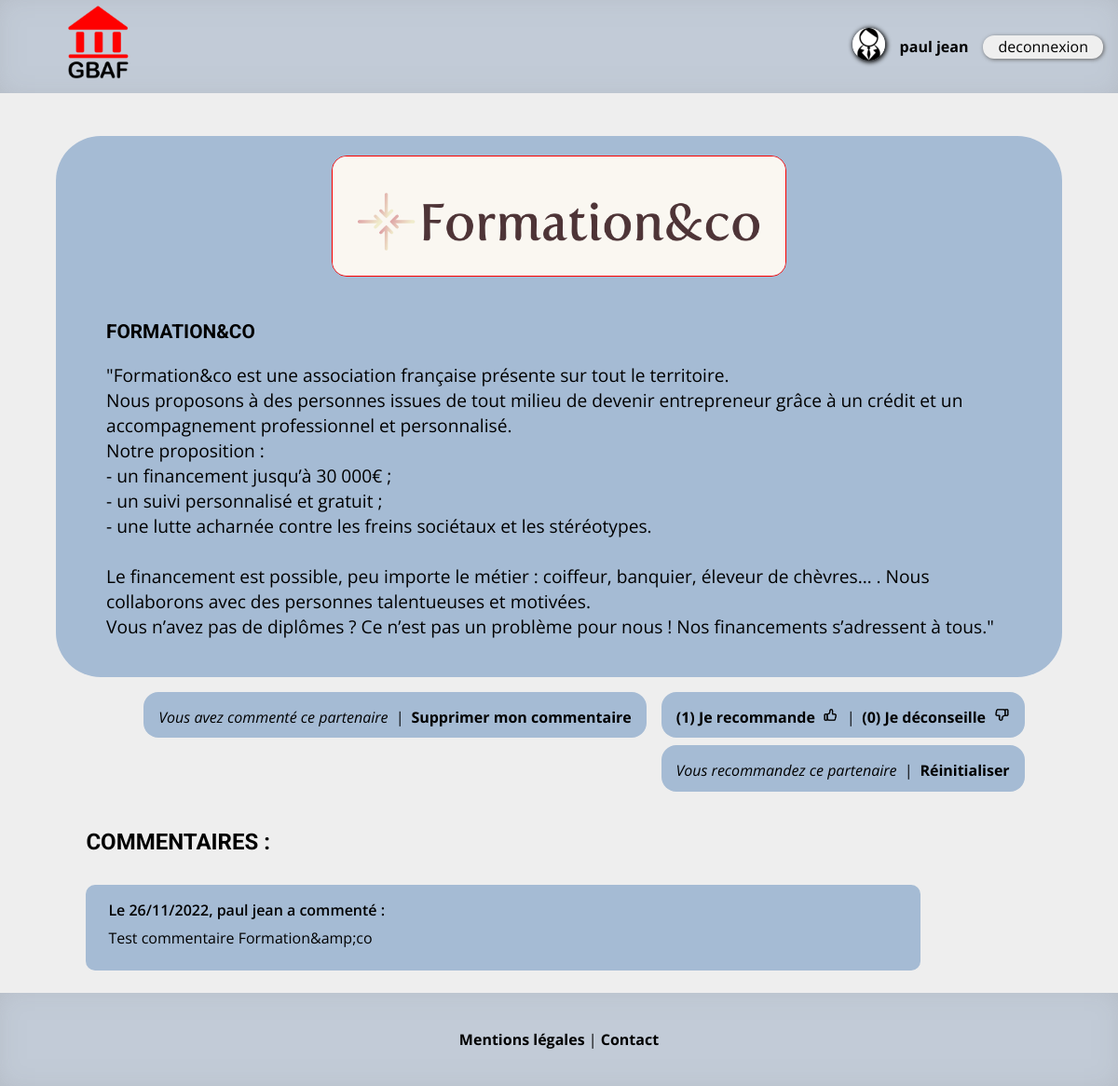
/pages/acteur.php?act=1 (signed in), run on the app's committed database.
### tables this page shows
CREATE TABLE `actor` (
  `id_actor` int(11) NOT NULL,
  `actor` varchar(127) NOT NULL,
  `description` text NOT NULL,
  `logo` varchar(127) NOT NULL
);

CREATE TABLE `vote` (
  `id_vote` int(11) NOT NULL,
  `id_user` int(11) NOT NULL,
  `id_actor` int(11) NOT NULL,
  `vote` enum('like','dislike') NOT NULL
);

CREATE TABLE `post` (
  `id_post` int(11) NOT NULL,
  `id_user` int(11) NOT NULL,
  `id_actor` int(11) NOT NULL,
  `date_add` datetime NOT NULL DEFAULT CURRENT_TIMESTAMP,
  `post` text NOT NULL
);

CREATE TABLE `account` (
  `id_user` int(11) NOT NULL,
  `nom` varchar(127) NOT NULL,
  `prenom` varchar(127) NOT NULL,
  `username` varchar(127) NOT NULL,
  `password` varchar(255) NOT NULL,
  `question` varchar(255) NOT NULL,
  `reponse` varchar(255) NOT NULL
);

### pages/acteur.php (the view, shortened to what this page needs)
<!DOCTYPE html>
<html lang="fr">
	<head>
        <link rel="stylesheet" href="style.css" />
	</head>
	<body>
	<?php include("../includes/inc_header.php"); ?>
	<div class="content actor_content">
		<?php
		if(isset($_GET['act']) AND isset($_SESSION['username']))
		{
			$username = htmlspecialchars($_SESSION['username']);
			$actor = htmlspecialchars((int)$_GET['act']);
			try
			{
			$db = new PDO('mysql:host=localhost;dbname=gbaf;charset=utf8', 'root', 'root');
			}
			catch (Exception $e)
			{
			        die('Erreur : ' . $e->getMessage());
			}
			$result = $db->prepare('SELECT id_actor FROM actor WHERE id_actor = :actor');
			$result->execute(array('actor' => $actor));
			$data = $result->fetch();
			if(!$data)
			{
				?>
				<?php
				header('Location: index.php');
			}
			else
			{
				$result = $db->prepare('SELECT * FROM actor WHERE id_actor = :actor');
				$result->execute(array('actor' => $actor));
				$data = $result->fetch();
				?>
				<section class="actor_full">
			    	<div class="actor_full_logo"><img src="logos/<?= $data['logo']; ?>" alt="logo <?= $data['actor']; ?>"></div>
			    		<div class="actor_full_description">
				    		<h3><?= $data['actor']; ?></h3>
				    		<p><?= nl2br($data['description']); ?></p>
				    	</div>
				    </section>
				    	<div class="actor_like_management">
				    		<?php
		    					$result = $db->prepare('SELECT account.id_user, username, post.id_user, id_actor
														FROM account
														INNER JOIN post
														ON account.id_user = post.id_user
														WHERE username = :username
														AND id_actor = :actor');
								$result->execute(array('username' => $username, 'actor' => $actor));
								$data = $result->fetch();
								if(!$data)
								{
									?>
										<a href="acteur.php?act=<?= $actor; ?>&amp;add=1#new_post">Ajouter un commentaire</a>
									<?php
								}
								else
								{
									?>
										<div class="case_commented"><div class="case_commented_sub"><p>Vous avez commenté ce partenaire</p><p class="splitter"> | </p><a href="../traitement/trait_commentaire.php?act=<?= $actor; ?>&amp;delete=1">Supprimer mon commentaire</a></div></div>
									<?php
								}
				    		?>
				    		<div class="actor_like">
				    			<div class="actor_like_sub">
				    			<?php
									$result = $db->prepare('SELECT COUNT(*) AS like_number FROM vote WHERE id_actor = :actor AND vote = :like_');
									$result->execute(array('actor' => $actor, 'like_' => 'like'));
									$data1 = $result->fetch();
									$result = $db->prepare('SELECT COUNT(*) AS dislike_number FROM vote WHERE id_actor = :actor AND vote = :dislike_');
									$result->execute(array('actor' => $actor, 'dislike_' => 'dislike'));
									$data2 = $result->fetch();
									if(!$data1)
									{
										$like_number = 0;
									}
									else
									{
										$like_number = $data1['like_number'];
									}
									if(!$data2)
									{
										$dislike_number = 0;
									}
									else
									{
										$dislike_number = $data2['dislike_number'];
									}
										$result = $db->prepare('SELECT account.id_user, username, vote.id_user, id_actor, vote
																FROM account
																INNER JOIN vote
																ON account.id_user = vote.id_user
																WHERE username = :username
																AND id_actor = :actor');
										$result->execute(array('username' => $username, 'actor' => $actor));
										$data3 = $result->fetch();
										if(!$data3)
										{
											$show = false;
										}
										elseif(isset($data3['vote']))
										{
											$vote = htmlspecialchars($data3['vote']);
											if($vote == 'like')
											{
												$show = 'Vous recommandez ce partenaire';
											}
											elseif($vote == 'dislike')
											{
												$show = 'Vous déconseillez ce partenaire';
											}
										}
										else
										{
										$show = false;
										}
									$result = $db->prepare('SELECT account.id_user, nom, prenom, vote.id_user, id_actor, vote
															FROM vote
															INNER JOIN account
															ON account.id_user = vote.id_user
															WHERE id_actor = :actor
															AND vote = :like_');
									$result->execute(array('actor' => $actor, 'like_' => 'like'));
									while($data4 = $result->fetch())
									{
										$like_list[] = $data4['nom'] . ' ' . $data4['prenom'] ;
									}
								?>
				    			<a href="../traitement/trait_like.php?act=<?= $actor ?>&amp;like=1" title="<?php
				    			if(!empty($like_list))
				    			{
					    			foreach($like_list as $name)
					    			{
					    				echo $name . '&#10;';
					    			}
				    			}
				    			?>">
				    				<?= '(' . $like_number . ') ' ?>Je recommande <img src="logos/like.png" class="like_button" alt="like_button"/></a>
				    			<p class="splitter"> | </p>
				    			<a href="../traitement/trait_like.php?act=<?= $actor ?>&amp;like=2" title="<?php
				    			?>">
				    				<?= '(' . $dislike_number . ') ' ?>Je déconseille<img src="logos/dislike.png" class="dislike_button" alt="dislike_button"/></a>
				    			</div>
				    		</div>
				    		<?php
				    				if($show)
				    				{
										echo '<div class="actor_like_mention"><div class="actor_like_mention_sub"><p>' . $show . '</p><p class="splitter"> |  </p>'; ?>
										<a href="../traitement/trait_like.php?act=<?= $actor ?>&amp;like=3">Réinitialiser</a></div></div>
										<?php
				    				}
				    		?>
				    		</div>
					<section class="post_section">
						<h4>Commentaires :</h4>
						<?php
					$result = $db->prepare('SELECT id_actor FROM post WHERE id_actor = :actor');
					$result->execute(array('actor' => $actor));
					$data = $result->fetch();
					if(!$data)
					{
						?>
						<p> Pas encore de commentaire publié pour ce partenaire.</p>
						<?php
					}
					else
					{
					$result = $db->prepare('SELECT account.id_user, nom, prenom,post.id_user, id_actor, date_add, post
											FROM post
											INNER JOIN account
											ON account.id_user = post.id_user
											WHERE id_actor = :actor
											ORDER BY date_add');
					$result->execute(array('actor' => $actor));
					while($data = $result->fetch())
					{
						$nom = htmlspecialchars($data['nom']);
						$prenom = htmlspecialchars($data['prenom']);
						$date = preg_replace("#([0-9]{4})-([0-9]{2})-([0-9]{2}) ([0-9]{2}:[0-9]{2}:[0-9]{2})#","Le $3/$2/$1",$data['date_add']);
						$post = htmlspecialchars($data['post']);
						?>
							<div class="post">
								<p class="user_post_ref"><?= $date; ?>, <?= $prenom; ?> <?= $nom; ?> a commenté :</p>
								<p><?= nl2br($post); ?></p>
							</div>
						<?php
					}
				}
			}
			?>
				</section>
				<?php
		}
		else
		{
			header('Location: connexion.php');
		}
		?>
		</div>
		<?php include("../includes/inc_footer.php"); ?>
	</body>
</html>

### pages/style.css (style rules this page uses)
html { scroll-behavior: smooth; font-family: 'Open Sans', sans-serif; }
body { margin:auto; height:1000px; }
h1, h2, h3, h4 { font-family: 'Roboto', sans serif; text-transform:uppercase; }
h3 { font-size: 1.3em; }
.content { min-height:80%; background:#EEEEEE; display:flex; flex-direction:column; }
.actor_content { padding: 2% 5%; }
.actor_full { margin:auto; margin-top:2%; padding:0; width:100%; border-radius:3em; background:#A5BBD4; display:flex; flex-direction:column; margin-bottom:1em; }
.actor_full_logo { text-align:center; padding:2% 5%; }
.actor_full_logo img { max-width:50%; height:auto; border-radius:1em; border: solid 1px red; }
.actor_full_description { padding:2% 5%; padding-top:0; }
.actor_full_description p { font-size:1.2em; }
.actor_like_management { max-width:94%; margin-right:3%; font-size: 1em; display:flex; justify-content:flex-end; flex-wrap:wrap; margin-left:auto; align-items:center; margin-bottom:2em; }
.case_commented, .actor_like_management > a, .actor_like_mention, .actor_like { margin-left:.5em; margin-right:.5em; margin-bottom:.5em; display:inline-block; background:#A5BBD4; height:1.1em; border-radius:1em; padding:1em; }
.actor_like_mention p, .case_commented_sub p { margin:auto; }
p.splitter { margin:auto; margin-right:.5em; margin-left:.5em; }
.actor_like { justify-content:center; align-items:center; }
.actor_like_management a { text-decoration:none; color:black; transition:.5s; font-weight:bold; }
.actor_like_management p { font-style:italic; }
.actor_like { display:inline-block; margin-bottom:0.5em; padding:1em; }
.actor_like a { display:flex; flex-direction:row; }
.actor_like_sub, .case_commented_sub, .actor_like_mention_sub { display:flex; }
.actor_like_sub p { margin:auto; margin-right:.5em; margin-left:.5em; }
.like_button, .dislike_button { margin-left:.5em; display:inline-block; max-height:1.1em; width:auto; transition:ease-in-out; }
.actor_like_mention { padding:1em; display:inline-block; }
h4 { margin-top:0; font-size:1.5em; margin-left:3%; }
.post { border-radius:10px; background:#A5BBD4; padding:1em; padding-top:.5em; margin-top:1em; width:80%; margin-right:auto; margin-left:3%; }
.post_section p { margin:.5em; }
.user_post_ref { font-size:1em; font-weight:600; }

### data on the page
actor: logo (picture), actor "FORMATION&CO", description "\"Formation&co est une association française présente sur tout le territoire. Nous proposons à des personnes issues de tout milieu de devenir entrepreneur grâce à un crédit et un accompagnement professionnel et personnalisé. Notre proposition : - un financement jusqu’à 30 000€ ; - un suivi personnalisé et gratuit ; - une lutte acharnée contre les freins sociétaux et les stéréotypes. Le financement est possible, peu importe le métier : coiffeur, banquier, éleveur de chèvres… . Nous collaborons avec des personnes talentueuses et motivées. Vous n’avez pas de diplômes ? Ce n’est pas un problème pour nous ! Nos financements s’adressent à tous.\""
vote: vote "Vous recommandez ce partenaire"
post: date_add "Le 26/11/2022", id_user.prenom "paul", id_user.nom "jean", post "Test commentaire Formation&amp;co"

### other printed values
$prenom "paul"
$nom "jean"
$like_number "1"
$dislike_number "0"
